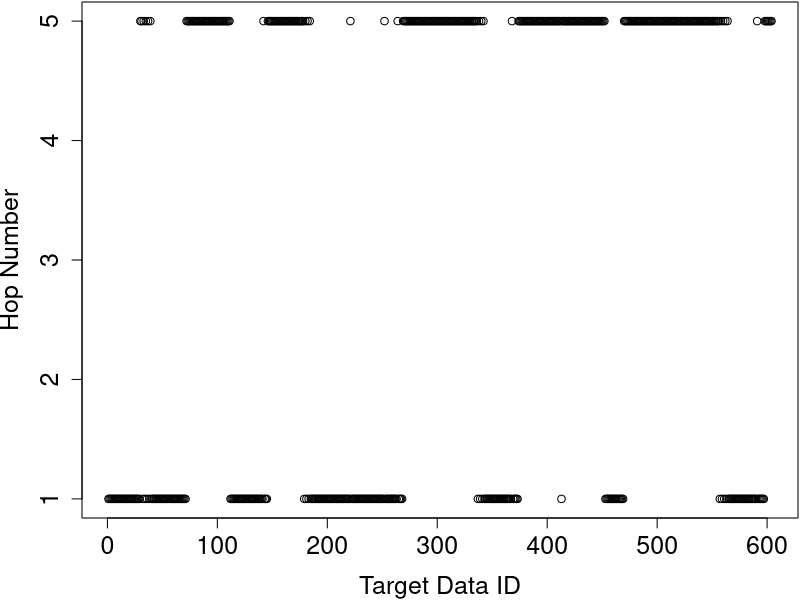
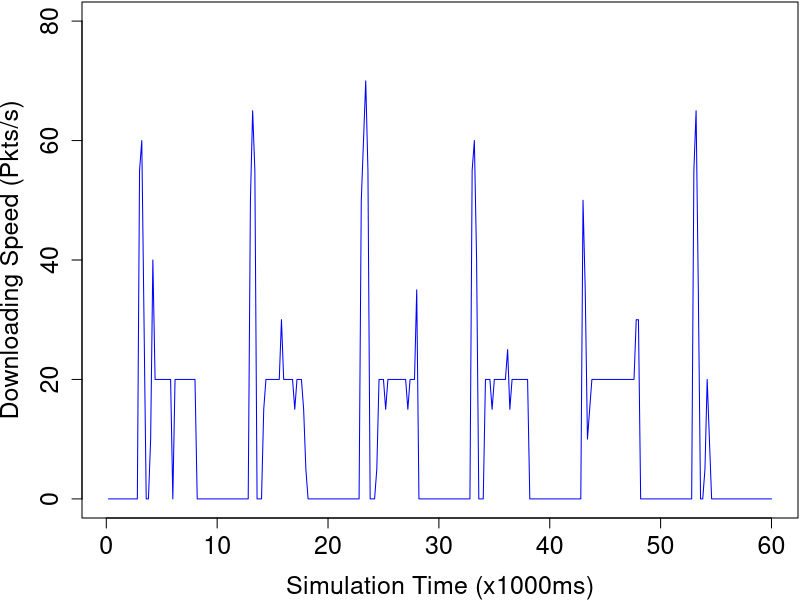

The R source for these figures, in order:
# Read Raw Data
rawData <- readLines("interest-only.txt")
options(scipen=999)

# Extract Data Data
dataPattern <- "^\\+([.0-9]*).* < DATA for ([0-9]*)$"
dataData <- regmatches(rawData, gregexpr(dataPattern, rawData))
dataData <- dataData[grep(dataPattern, dataData)]
for (i in 1:length(dataData)) {
  dataData[i] <- sub(dataPattern, "\\1 \\2", dataData[i])
}

# Extract Interest Data
interestPattern <- "^\\+([.0-9]*).*Interest for ([0-9]*)$"
interestData <- regmatches(rawData, gregexpr(interestPattern, rawData))
interestData <- interestData[grep(interestPattern, interestData)]
for (i in 1:length(interestData)) {
  interestData[i] <- sub(interestPattern, "\\1 \\2", interestData[i])
}

# Extract Prefetch Interest Data
PreFetchInterestPattern <- "^\\+([.0-9]*).* > Pre-Fetch Interest for ([0-9]*)$"
PreFetchInterestData <- regmatches(rawData, gregexpr(PreFetchInterestPattern, rawData))
PreFetchInterestData <-PreFetchInterestData[grep(PreFetchInterestPattern, PreFetchInterestData)]
for (i in 1:length(PreFetchInterestData)) {
  PreFetchInterestData[i] <- sub(PreFetchInterestPattern, "\\1 \\2", PreFetchInterestData[i])
}
# duplicatedInterestNumber <- length(PreFetchInterestData)
# duplicatedInterestRatio <- duplicatedInterestNumber/(length(interestData) + duplicatedInterestNumber)

# Extract Recovery Interest Data
RecoveryInterestPattern <- "^\\+([.0-9]*).* > Recovery Interest for ([0-9]*)$"
RecoveryInterestData <- regmatches(rawData, gregexpr(RecoveryInterestPattern, rawData))
RecoveryInterestData <-RecoveryInterestData[grep(RecoveryInterestPattern, RecoveryInterestData)]
for (i in 1:length(RecoveryInterestData)) {
  RecoveryInterestData[i] <- sub(RecoveryInterestPattern, "\\1 \\2", RecoveryInterestData[i])
}

# Extract Dropped Data Data
DroppedPreFetchDataPattern <- "^\\+([.0-9]*).*< Pre.Fetch DATA..([0-9]*)..DROP.$"
DroppedPreFetchDataData <- regmatches(rawData, gregexpr(DroppedPreFetchDataPattern, rawData))
DroppedPreFetchDataData <-DroppedPreFetchDataData[grep(DroppedPreFetchDataPattern, DroppedPreFetchDataData)]
DroppedPreFetchDataNumber <- length(DroppedPreFetchDataData)
DroppedPreFetchDataRatio <- DroppedPreFetchDataNumber/(length(dataData) + DroppedPreFetchDataNumber)

# Extract Hop Data
hopcountPattern <- "^\\+([.0-9]*).*Hop count: ([0-9]*)$"
hopData <- regmatches(rawData, gregexpr(hopcountPattern, rawData))
hopData <- hopData[grep(hopcountPattern, hopData)]
for (i in 1:length(hopData)) {
  hopData[i] <- sub(hopcountPattern, "\\1 \\2", hopData[i])
}

# Calculate RTT
df <- data.frame(index = numeric(length(dataData)),
                 sending = numeric(length(dataData)),
                 recieving = numeric(length(dataData)),
                 rtt = numeric(length(dataData)),
                 hopcount = numeric(length(dataData)),
                 stringsAsFactors = FALSE)

for (i in 1:length(dataData)) {
  item <- strsplit(as.character(dataData[i]), " ")
  index <- as.numeric(item[[1]][2])
  df$index[i] <- index
  recieveTime <- as.numeric(item[[1]][1])
  for (j in length(interestData):1) {
    item2 <- strsplit(as.character(interestData[j]), " ")
    index2 <- as.numeric(item2[[1]][2])
    sendTime <- as.numeric(item2[[1]][1])
    if (index2 - index == 0) {
      df$sending[i] <- sendTime
      df$recieving[i] <- recieveTime
      df$rtt[i] <- (recieveTime*1000000000 - sendTime*1000000000)# - 214296000
      break
    }
  }
  for (j in length(RecoveryInterestData):1) {
    item2 <- strsplit(as.character(RecoveryInterestData[j]), " ")
    index2 <- as.numeric(item2[[1]][2])
    sendTime <- as.numeric(item2[[1]][1])
    if (index2 - index == 0) {
      df$sending[i] <- sendTime
      df$recieving[i] <- recieveTime
      df$rtt[i] <- (recieveTime*1000000000 - sendTime*1000000000)# - 214296000
      break
    }
  }
  item3 <- strsplit(as.character(hopData[i]), " ")
  df$hopcount[i] <- as.numeric(item3[[1]][2])
}

# show plot
#plot(df$rtt[1:nrow(df)], xlab="Data ID", ylab="Round-Trip Time")
pdf("interest-only-hop-count.pdf",width=7,height=4) 
par(mar=c(4,4,0,0)+0.1)
plot(df$hopcount[1:nrow(df)], 
     xlab="Target Data ID", ylab="Hop Number", 
     ylim = c(1, 5),
     pch = 1, cex.lab=1.5, cex.axis=1.5, cex.main=1.5, cex.sub=1.5)
dev.off()
rttsum <- summary(df$rtt[1:100])

# packets received per sencod
scale <- 0.2
table_row <- 60/scale
df2 <- data.frame(second = numeric(table_row),
                  packetNum = numeric(table_row),
                  stringsAsFactors = FALSE)
for (i in 1:table_row) {
  df2$second[i] <- i*scale
  counter <- 0
  for (j in 1:nrow(df)) {
    recieveTime <- df$recieving[j]
    if (recieveTime <= i*scale && recieveTime > (i - 1)*scale ) {
      counter <- counter + 1
    }
  }
  df2$packetNum[i] <- counter
}
pdf("interest-only-downloading.pdf",width=7,height=4)
par(mar=c(4,4,0,0)+0.1)
plot(df2$second[1:table_row], df2$packetNum[1:table_row]*(1/scale), 
     xlab="Simulation Time (x1000ms)", ylab="Downloading Speed (Pkts/s)",
     ylim = c(0, 80),
     type="l", col="blue", cex.lab=1.5, cex.axis=1.5, cex.main=1.5, cex.sub=1.5)
dev.off()


# calculate how long it take to recovery all the pre-fetched Data packets
deltaTime <- function(startIndex, endIndex) {
  sendingTime <- 0
  for (i in 1:length(RecoveryInterestData)) {
    item <- strsplit(as.character(RecoveryInterestData[i]), " ")
    index <- as.numeric(item[[1]][2])
    sendTime <- as.numeric(item[[1]][1])
    if (index >= startIndex && index <= endIndex) {
      sendingTime <- sendTime
      break
    }
  }
  totalTime <- 0
  count <- 0
  for (i in 1:length(dataData)) {
    item <- strsplit(as.character(dataData[i]), " ")
    index <- as.numeric(item[[1]][2])
    recieveTime <- as.numeric(item[[1]][1])
    if (index >= startIndex && index <= endIndex) {
      totalTime <- totalTime + recieveTime
      count <- count + 1
    }
  }
  return(totalTime/count - sendingTime)
}

s1 <- 0
s2 <- 0
s3 <- 0
s4 <- 0
s5 <- 0
e1 <- 0
e2 <- 0
e3 <- 0
e4 <- 0
e5 <- 0
lastIndex <- 0

for (i in 1:length(RecoveryInterestData)) {
  item <- strsplit(as.character(RecoveryInterestData[i]), " ")
  index <- as.numeric(item[[1]][2])
  
  if (i == 1) {
    s1 <- index
  }
  
  if (index == lastIndex + 1 && lastIndex != 0) {
    # do nothing
  }
  else {
    if (s2 == 0  && lastIndex != 0) {
      s2 <- index
      e1 <- lastIndex
    }
    else if (s3 == 0  && lastIndex != 0) {
      s3 <- index
      e2 <- lastIndex
    }
    else if (s4 == 0  && lastIndex != 0) {
      s4 <- index
      e3 <- lastIndex
    }
    else if (s5 == 0  && lastIndex != 0) {
      s5 <- index
      e4 <- lastIndex
    }
  }
  
  if (i == length(RecoveryInterestData)) {
    e5 <- index
  }
  lastIndex <- index
}


deltaTimeResult <- c(
  deltaTime(startIndex = s1, endIndex = e1),
  deltaTime(startIndex = s2, endIndex = e2),
  deltaTime(startIndex = s3, endIndex = e3),
  deltaTime(startIndex = s4, endIndex = e4),
  deltaTime(startIndex = s5, endIndex = e5)
)
summary(deltaTimeResult)
